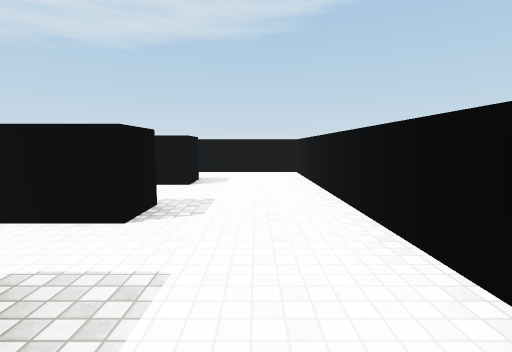
[1] (above)

20 first-person views from a walk through a Unity game level. The camera is 1.4 m above the floor, tilts 6° down and sees 85° across. The floor is counted in squares, 1.8 m on a side. Each view is taken from the middle of a square. On the plan, view 1 faces up. The plan holds only what a view shows up to about 10 squares ahead; the rest is blank. The player character is not drawn. Surface patterns are stand-ins for the level's own textures.

[2]
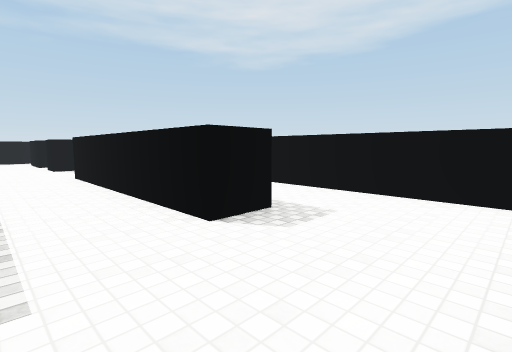

[3]
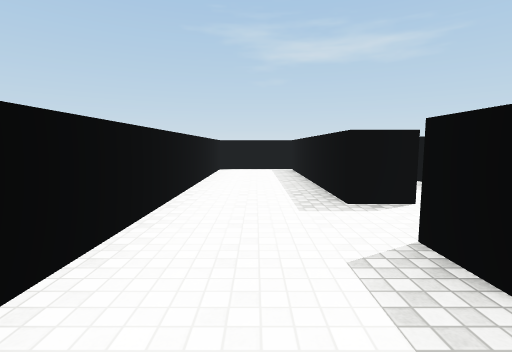

[4]
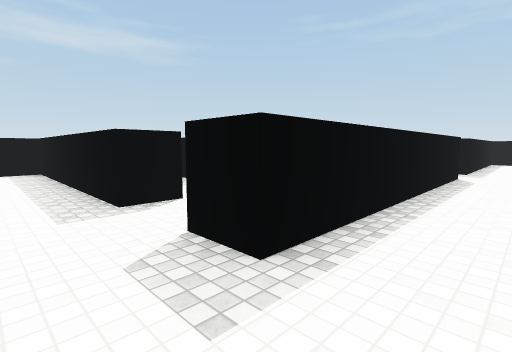

[5]
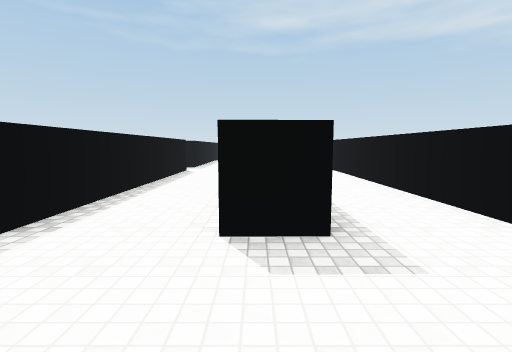

[6]
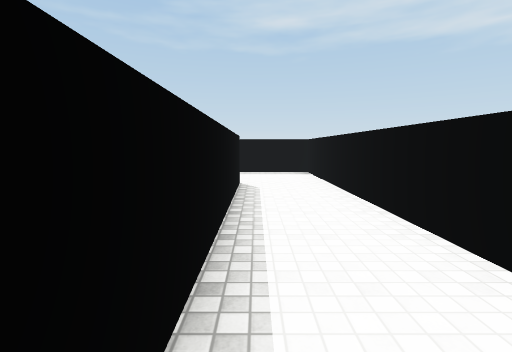

[7]
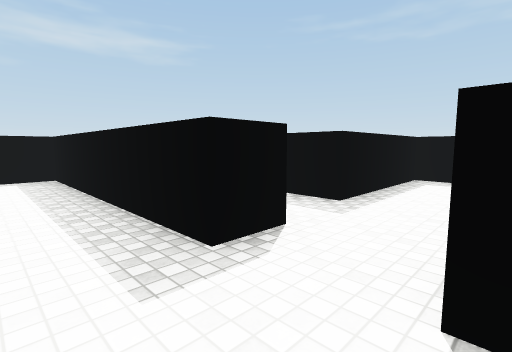

[8]
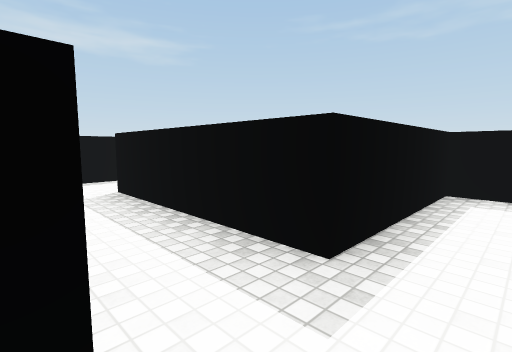

[9]
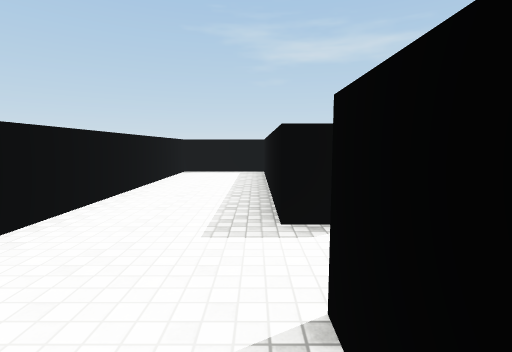

[10]
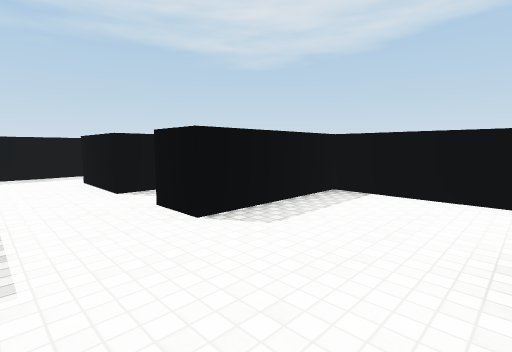

[11]
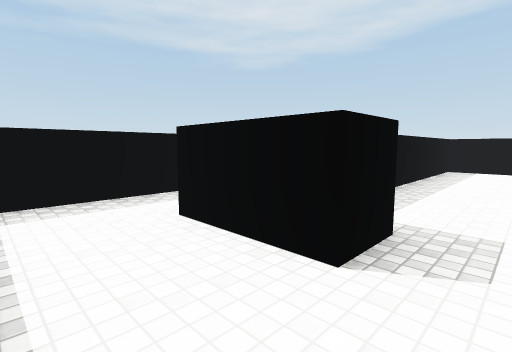

[12]
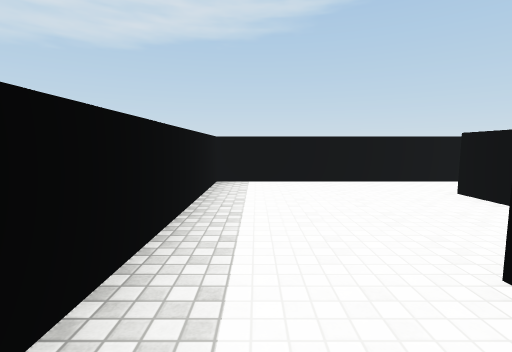

[13]
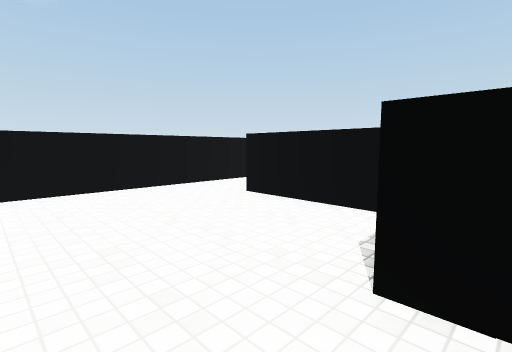

[14]
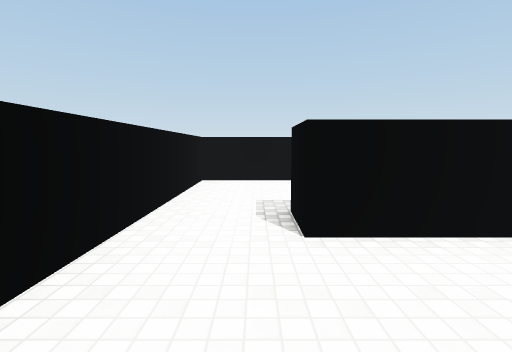

[15]
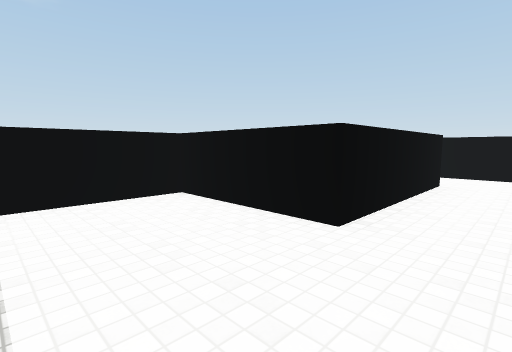

[16]
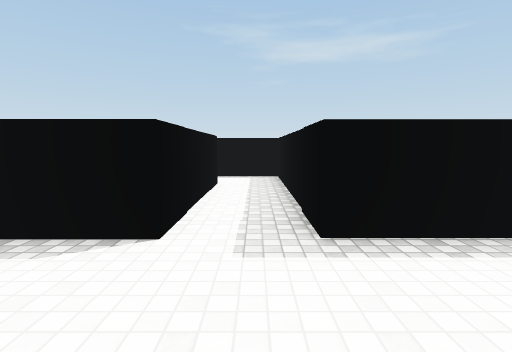

[17]
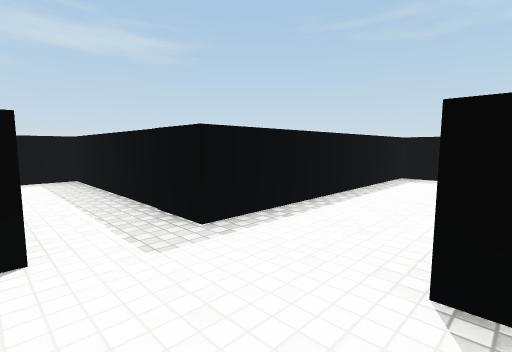

[18]
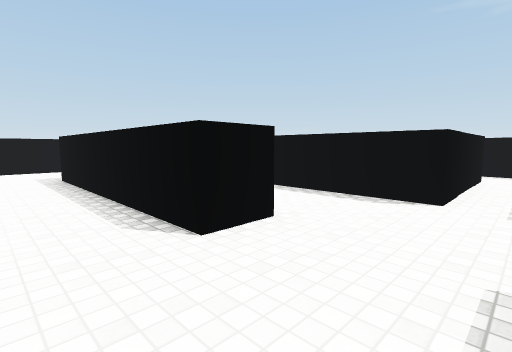

[19]
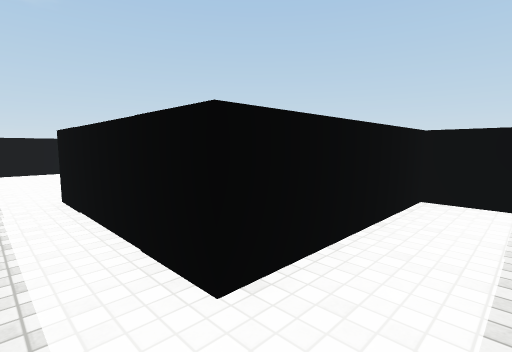

[20]
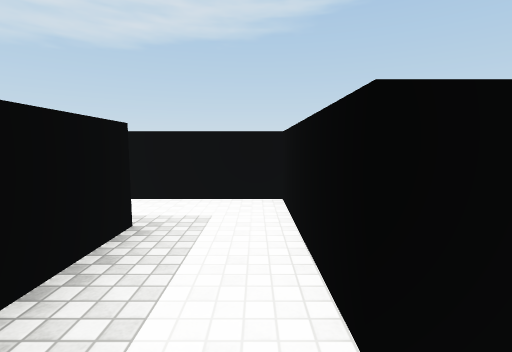

### Floor plan
Key: @ floor where view 1 was taken; # wall or solid block; . floor.
Columns run from 16 left of view 1 to 2 right of it. Each row starts with its distance up from view 1.
 15    ##########
 14    #........#
 13    #........#
 12    #....#...#### .#
 11    #....#.........#
 10    #....#.........#
  9     ..#############
  8     ..#...........#
  7     ..#...........#
  6 #..##.#...#####...#
  5 #.................#
  4 #.................#
  3 #######.#######...#
  2       #.#.........#
  1       #.#####.#...#
  0       #.#####.#.@.#
 -1       #.....#.#...#
 -2       ####..#.#...#
 -3           ..#.#...#
 -4            ...#...#
 -5             # #####

Where each view was taken, in squares from view 1:
view 1: 0 up, 0 right, facing up
view 2: 4 up, 1 right, facing up-left
view 3: 5 up, 0 right, facing down
view 4: 5 up, 0 right, facing down-left
view 5: 6 up, 1 right, facing left
view 6: 7 up, 1 left, facing left
view 7: 3 up, 0 right, facing down-left
view 8: 2 up, 2 left, facing down-left
view 9: 4 up, 1 left, facing down
view 10: 4 up, 7 left, facing up-left
view 11: 4 up, 11 left, facing up-left
view 12: 8 up, 12 left, facing up
view 13: 9 up, 12 left, facing up-right
view 14: 13 up, 11 left, facing right
view 15: 10 up, 7 left, facing up-right
view 16: 6 up, 9 left, facing down
view 17: 6 up, 8 left, facing down-left
view 18: 8 up, 9 left, facing down-right
view 19: 1 down, 9 left, facing up-right
view 20: 4 down, 5 left, facing up
